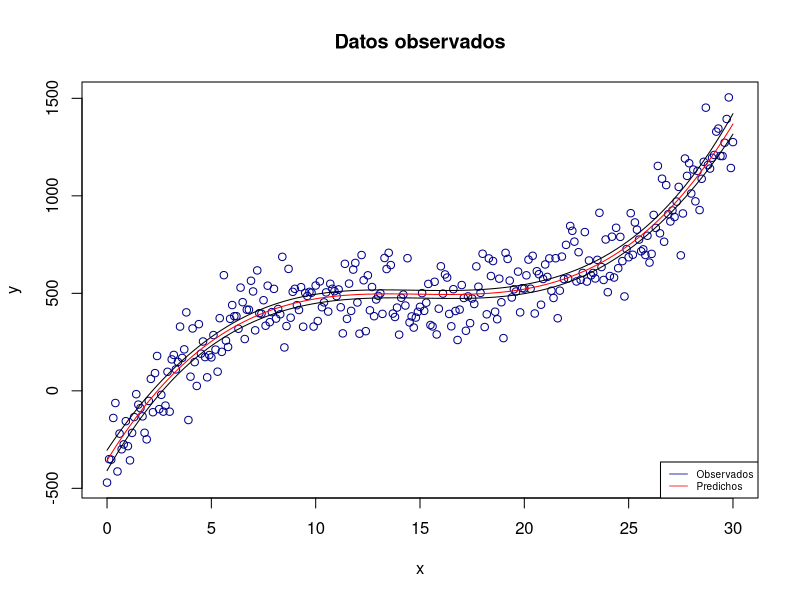

The R script that drew this image:
#generacion de datos
set.seed(30)
x <- seq(from = 0, to = 30, by = 0.1)
y <- 500 + 0.25*(x-15)^3
noise <- rnorm(length(x),mean = 15,sd = 110)
noise.y <- y + noise
plot(x,noise.y,col = "darkblue",xlab = 'x',
     ylab = 'y', main = 'Datos observados')
#ajuste y evaluacion del modelo
model <- lm(noise.y~poly(x,degree = 3))
summary(model)
#prediccion de valores e intervalos de confianza
predictions <- predict(model,data.frame(x),
                               interval = 'confidence',
                               level = 0.95)
print(predictions)
#visualizacion del modelo
lines(x,predictions[,1],col = "red")
lines(x,predictions[,2],col = "black")
lines(x,predictions[,3],col = "black")
legend("bottomright",c("Observados","Predichos"),
       col = c("darkblue","red"), cex = 0.6,lwd = 0.8)
